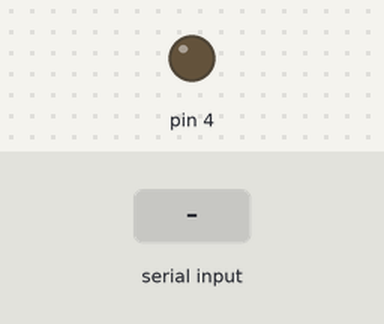
Bench run of a sketch on a simulated Arduino Uno, built with avr-gcc and run on an emulated ATmega328P. Shown: output pins drawn as LEDs (lit = HIGH). The inputs (shaded band) are chosen by the test bench. What the sketch prints to the serial monitor is not drawn.

Above: at 1.2 s.
1.3 s: byte 30 received over Serial
At 2.5 s:
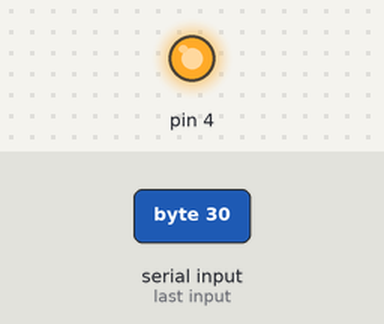
2.8 s: byte 90 received over Serial
4.3 s: byte 120 received over Serial
Timing chart, 0 to 7.3 s (numbered marks = the images above; inputs shaded):
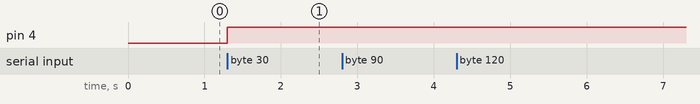

The sketch:

test_UART_sync.ino
```cpp
void setup() {
  Serial.begin(9600);
  pinMode(4, OUTPUT);
  digitalWrite(4, 0);

}

void loop() {
  if (Serial.available()){
    int a = Serial.read();
    digitalWrite(4, a);
    Serial.write(a);
  }
}
```

Measured:
- after the input at 1.3 s, pin 4: LOW → HIGH at once
- after the input at 2.8 s, every drawn part: stays the same
- after the input at 4.3 s, every drawn part: stays the same
